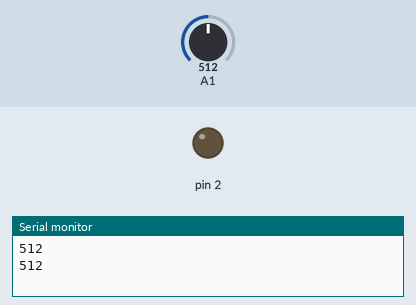
This sketch was run on a simulated Arduino Uno, built with avr-gcc and run on an emulated ATmega328P. Parts: output pins drawn as LEDs (lit = HIGH), the last lines printed to the serial monitor. The test bench sets the inputs (shaded band); at power-on: A1 = 512.

Above: at 1.8 s.
1.9 s: A1 set to 16
3.4 s: A1 set to 13
At 4.7 s:
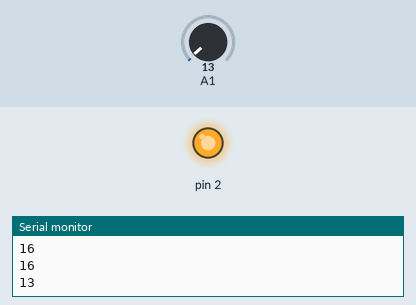
5.5 s: A1 set to 122
At 7.2 s:
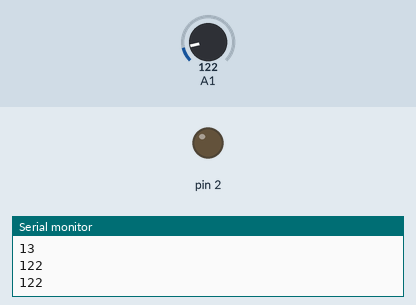
7.5 s: A1 set to 5
At 9.0 s:
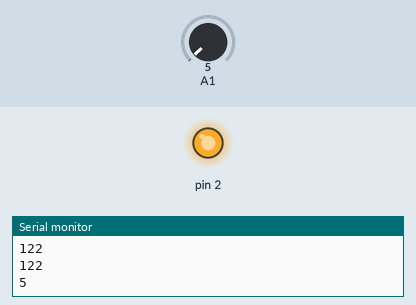
Timing chart, 0 to 10.5 s (numbered marks = the images above; inputs shaded):
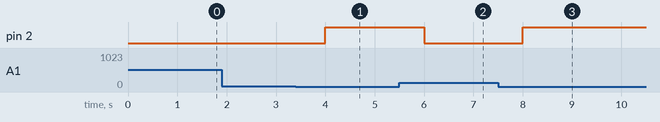

The sketch:

plotly.ino
```cpp
void setup()
{
  // put your setup code here, to run once:
  Serial.begin(9600);
  pinMode(15,INPUT);
  pinMode(2,OUTPUT);
}

void loop()
{
  int value= analogRead(15);
  Serial.println(value);
  if(value<15)
  {
    digitalWrite(2,HIGH);
  }
  else
  digitalWrite(2,LOW);
  // put your main code here, to run repeatedly:
    delay(1000);

}
```

Measured:
- the behaviour switches between 15 and 14 on A1 (found by bisection; images 0 and 1)
- after the input at 3.4 s, pin 2: LOW → HIGH after 0.60 s
- after the input at 5.5 s, pin 2: HIGH → LOW after 0.50 s
- after the input at 7.5 s, pin 2: LOW → HIGH after 0.50 s
